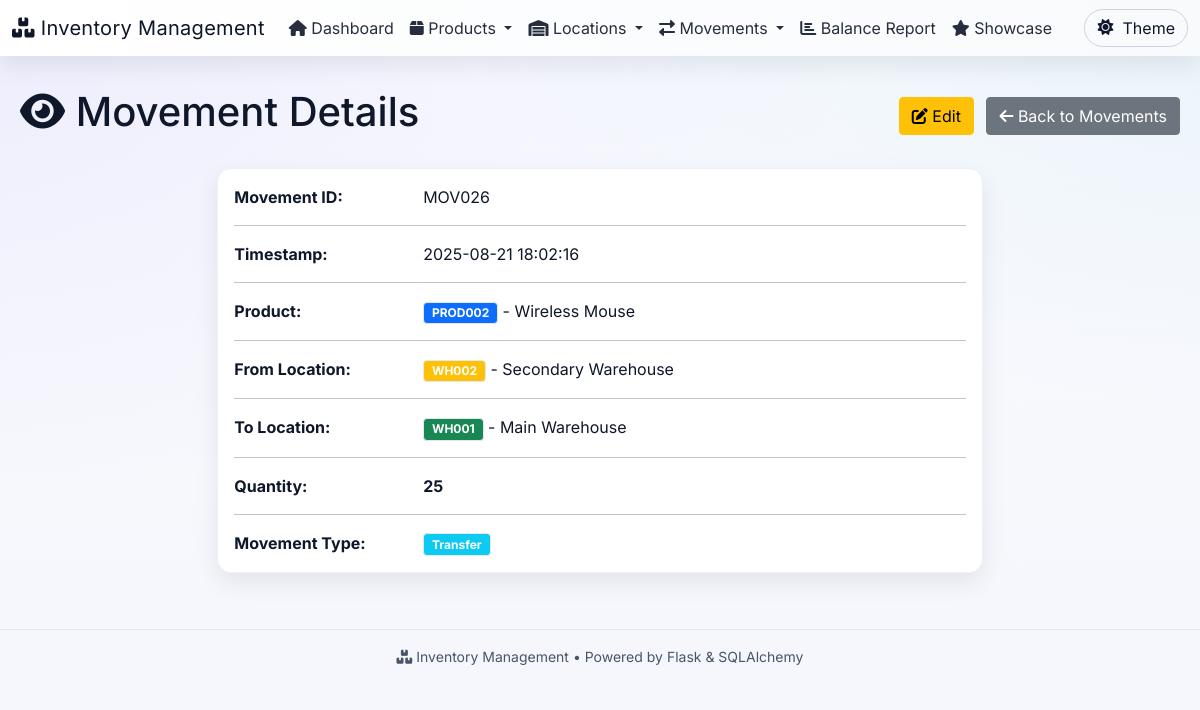
Screenshot of /movements/view/MOV026 with the database file from the repository.
### app.py (models this page shows, shortened)
class ProductMovement(db.Model):
    movement_id = db.Column(db.String(50), primary_key=True)
    timestamp = db.Column(db.DateTime, nullable=False, default=datetime.utcnow)
    from_location = db.Column(db.String(50), db.ForeignKey('location.location_id'), nullable=True)
    to_location = db.Column(db.String(50), db.ForeignKey('location.location_id'), nullable=True)
    product_id = db.Column(db.String(50), db.ForeignKey('product.product_id'), nullable=False)
    qty = db.Column(db.Integer, nullable=False)
    product = db.relationship('Product', backref='movements')
    from_loc = db.relationship('Location', foreign_keys=[from_location], backref='outgoing_movements')
    to_loc = db.relationship('Location', foreign_keys=[to_location], backref='incoming_movements')

class Product(db.Model):
    product_id = db.Column(db.String(50), primary_key=True)
    name = db.Column(db.String(100), nullable=False)
    description = db.Column(db.Text)

class Location(db.Model):
    location_id = db.Column(db.String(50), primary_key=True)
    name = db.Column(db.String(100), nullable=False)
    description = db.Column(db.Text)

### app.py (the view)
@app.route('/movements/view/<movement_id>')
def view_movement(movement_id):
    movement = ProductMovement.query.get_or_404(movement_id)
    return render_template('view_movement.html', movement=movement)

### templates/view_movement.html (shortened to what this page needs)
{% extends "base.html" %}
{% block content %}
<div class="row">
    <div class="col-12">
        <div class="d-flex justify-content-between align-items-center mb-4">
            <h1><i class="fas fa-eye"></i> Movement Details</h1>
            <div>
                <a href="{{ url_for('edit_movement', movement_id=movement.movement_id) }}" class="btn btn-warning me-2">
                    <i class="fas fa-edit"></i> Edit
                </a>
                <a href="{{ url_for('movements') }}" class="btn btn-secondary">
                    <i class="fas fa-arrow-left"></i> Back to Movements
                </a>
            </div>
        </div>
    </div>
</div>
<div class="row">
    <div class="col-md-8 offset-md-2">
        <div class="card">
            <div class="card-body">
                <div class="row">
                    <div class="col-sm-3"><strong>Movement ID:</strong></div>
                    <div class="col-sm-9">{{ movement.movement_id }}</div>
                </div>
                <hr>
                <div class="row">
                    <div class="col-sm-3"><strong>Timestamp:</strong></div>
                    <div class="col-sm-9">{{ movement.timestamp.strftime('%Y-%m-%d %H:%M:%S') }}</div>
                </div>
                <hr>
                <div class="row">
                    <div class="col-sm-3"><strong>Product:</strong></div>
                    <div class="col-sm-9">
                        <span class="badge bg-primary">{{ movement.product_id }}</span>
                        {% if movement.product %}
                            - {{ movement.product.name }}
                        {% endif %}
                    </div>
                </div>
                <hr>
                <div class="row">
                    <div class="col-sm-3"><strong>From Location:</strong></div>
                    <div class="col-sm-9">
                        {% if movement.from_location %}
                            <span class="badge bg-warning">{{ movement.from_location }}</span>
                            {% if movement.from_loc %}
                                - {{ movement.from_loc.name }}
                            {% endif %}
                        {% else %}
                            <span class="text-muted">Not specified (Stock In)</span>
                        {% endif %}
                    </div>
                </div>
                <hr>
                <div class="row">
                    <div class="col-sm-3"><strong>To Location:</strong></div>
                    <div class="col-sm-9">
                        {% if movement.to_location %}
                            <span class="badge bg-success">{{ movement.to_location }}</span>
                            {% if movement.to_loc %}
                                - {{ movement.to_loc.name }}
                            {% endif %}
                        {% else %}
                            <span class="text-muted">Not specified (Stock Out)</span>
                        {% endif %}
                    </div>
                </div>
                <hr>
                <div class="row">
                    <div class="col-sm-3"><strong>Quantity:</strong></div>
                    <div class="col-sm-9"><strong>{{ movement.qty }}</strong></div>
                </div>
                <hr>
                <div class="row">
                    <div class="col-sm-3"><strong>Movement Type:</strong></div>
                    <div class="col-sm-9">
                        {% if not movement.from_location and movement.to_location %}
                            <span class="badge bg-success">Stock In</span>
                        {% elif movement.from_location and not movement.to_location %}
                            <span class="badge bg-danger">Stock Out</span>
                        {% elif movement.from_location and movement.to_location %}
                            <span class="badge bg-info">Transfer</span>
                        {% else %}
                            <span class="badge bg-secondary">Unknown</span>
                        {% endif %}
                    </div>
                </div>
            </div>
        </div>
    </div>
</div>
{% endblock %}

### static/css/styles.css (style rules this page uses)
:root { --primary: #4f46e5; --primary-700: #4338ca; --success: #16a34a; --warning: #f59e0b; --info: #0891b2; --danger: #ef4444; --bg: #0f172a; --panel: rgba(255, 255, 255, 0.08); --text: #e5e7eb; --muted: #9ca3af; --shadow: 0 10px 25px rgba(2, 6, 23, 0.4); }
.theme-light { --bg: #f7f7fb; --panel: #ffffff; --text: #0f172a; --muted: #475569; --shadow: 0 10px 25px rgba(2, 6, 23, 0.08); }
html, body { height: 100%; }
body.app-body { font-family: 'Inter', system-ui, -apple-system, Segoe UI, Roboto, Arial, sans-serif; color: var(--text); background: radial-gradient(1200px 600px at 10% -10%, rgba(79,70,229,0.25), transparent), radial-gradient(900px 500px at 100% 0%, rgba(8,145,178,0.20), transparent), linear-gradient(180deg, #0b1220 0%, #0f172a 100%); }
body.app-body.theme-light { background: radial-gradient(1000px 500px at -10% 0%, rgba(79,70,229,0.08), transparent), radial-gradient(900px 500px at 110% -10%, rgba(8,145,178,0.08), transparent), linear-gradient(180deg, #fafbff 0%, #f4f6fb 100%); }
.card { background: var(--panel); backdrop-filter: blur(10px); -webkit-backdrop-filter: blur(10px); border: 1px solid rgba(255,255,255,0.08); border-radius: 14px; box-shadow: var(--shadow); }
.card .card-body { color: var(--text); }
.theme-light .card { backdrop-filter: none; -webkit-backdrop-filter: none; border: 1px solid #eef2f7; }
.badge { border: 1px solid rgba(255,255,255,0.2); }
.theme-light .badge { border-color: #e2e8f0; }

### rows the page displays
ProductMovement: movement_id "MOV026", timestamp "2025-08-21 18:02:16", product_id "PROD002", from_location "WH002", to_location "WH001", qty "25"
Product: product.name "Wireless Mouse"
Location: from_loc.name "Secondary Warehouse"
Location: to_loc.name "Main Warehouse"
